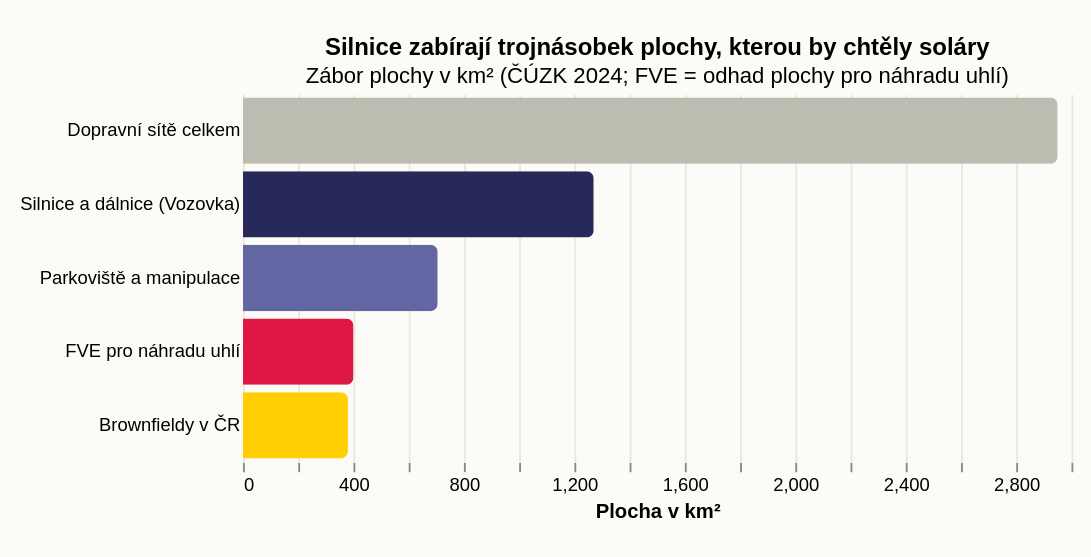

Vega-Lite specification for this chart:
### Vega-Lite specification from a JSON file in a GitHub repository (floating-point values rounded to 4 significant figures)
{"_source": "ČÚZK (2024), ŘSD (Délka vozovek), CzechInvest (Brownfieldy)", "$schema": "https://vega.github.io/schema/vega-lite/v5.json", "description": "Srovnání plochy v ČR: Doprava vs. Energetika", "width": 450, "height": 200, "padding": {"top": 20, "left": 10, "right": 10, "bottom": 20}, "autosize": {"type": "pad", "resize": true}, "background": "#fdfbf7", "title": {"text": "Silnice zabírají trojnásobek plochy, kterou by chtěly soláry", "subtitle": "Zábor plochy v km² (ČÚZK 2024; FVE = odhad plochy pro náhradu uhlí)"}, "data": {"values": [{"cat": "Dopravní sítě celkem", "val": 2950, "color": "#bcbcb0"}, {"cat": "Silnice a dálnice (Vozovka)", "val": 1270, "color": "#272a59"}, {"cat": "Parkoviště a manipulace", "val": 705, "color": "#6267a3"}, {"cat": "FVE pro náhradu uhlí", "val": 400, "color": "#de1743"}, {"cat": "Brownfieldy v ČR", "val": 380, "color": "#ffcf02"}]}, "mark": {"type": "bar", "tooltip": true, "cornerRadiusEnd": 4}, "encoding": {"y": {"field": "cat", "type": "nominal", "title": null, "sort": "-x", "axis": {"ticks": false, "domain": false}}, "x": {"field": "val", "type": "quantitative", "title": "Plocha v km²", "axis": {"gridColor": "#e8e8dc", "domain": false}}, "color": {"field": "color", "type": "nominal", "scale": null}}, "config": {"view": {"stroke": "transparent"}}}
